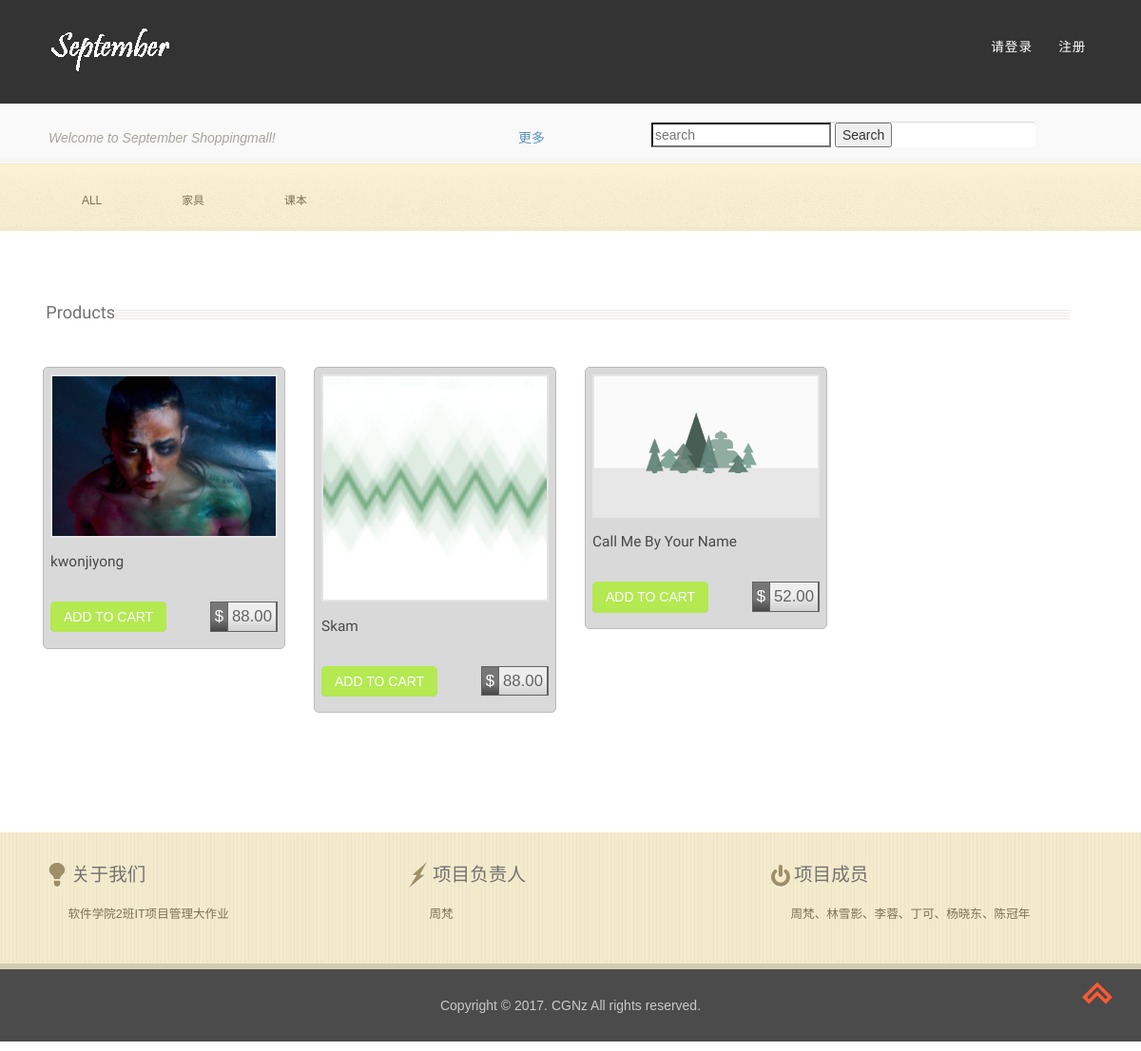
/, run on an earlier commit of the app's database.
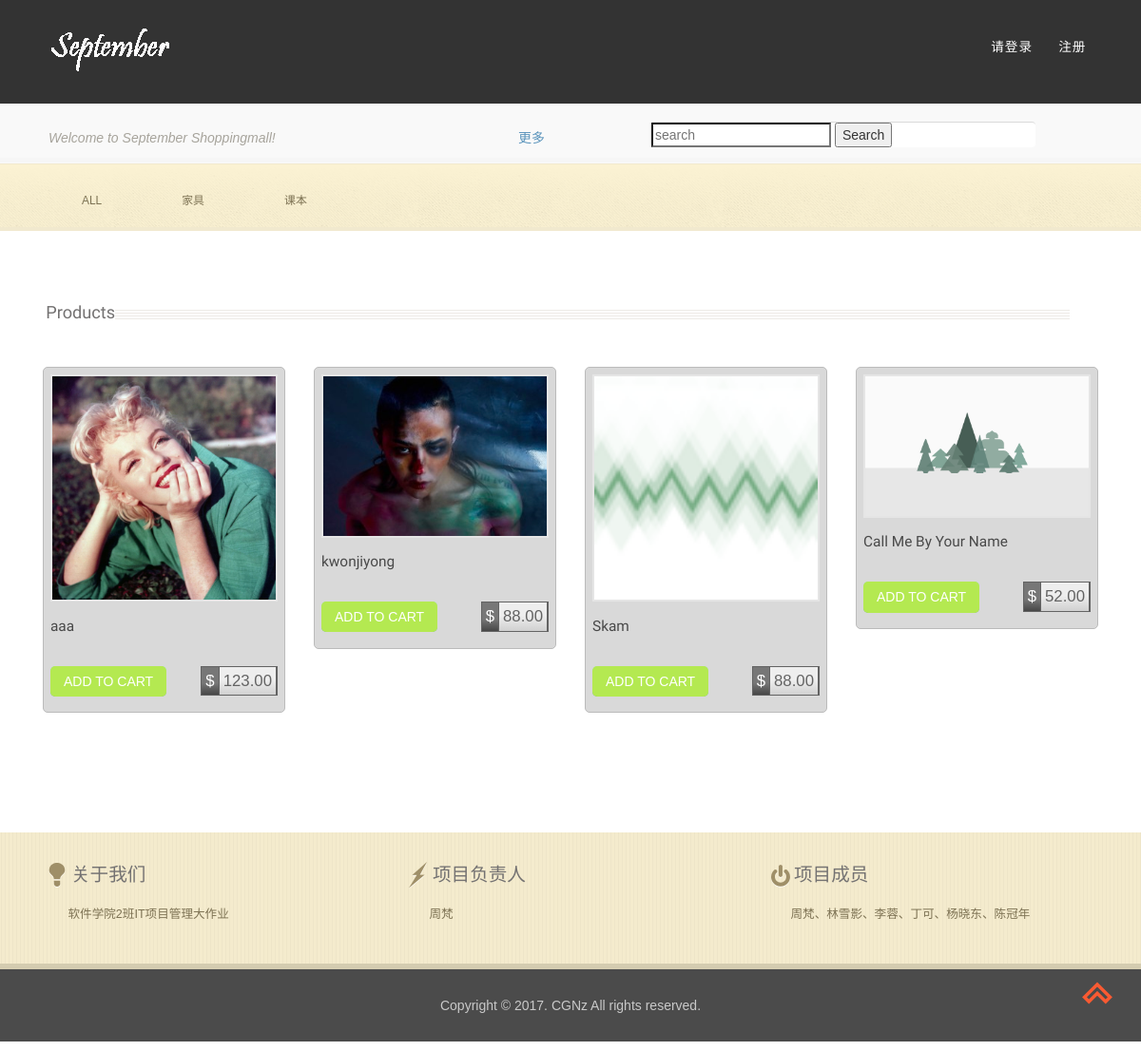
And on a later commit of the database.
### shop/models.py (models this page shows, shortened)
class Category(models.Model):
    name = models.CharField(max_length=200, db_index=True)
    slug = models.SlugField(max_length=200, db_index=True, unique=True)
    class Meta:
        ordering = ('name',)
        verbose_name = 'category'
        verbose_name_plural = 'categories'
    def get_absolute_url(self):
        return reverse('shop:product_list_by_category', args=[self.slug])

class Product(models.Model):
    category = models.ForeignKey(Category, related_name='products')
    name = models.CharField(max_length=200, db_index=True)
    slug = models.SlugField(max_length=200, db_index=True)
    image = models.ImageField(upload_to='products/%Y/%m/%d', blank=True)
    description = models.TextField(blank=True)
    price = models.DecimalField(max_digits=10, decimal_places=2)
    stock = models.PositiveIntegerField()
    available = models.BooleanField(default=True)
    created = models.DateTimeField(auto_now_add=True)
    updated = models.DateTimeField(auto_now=True)
    class Meta:
        ordering = ('-created',)
        index_together = (('id', 'slug'),)
    def get_absolute_url(self):
        return reverse('shop:product_detail', args=[self.id, self.slug])

### shop/views.py (the view)
# urls.py: url(r'^$', views.product_list, name='product_list'),
def product_list(request, category_slug=None):
    category = None
    categories = Category.objects.all()
    products = Product.objects.filter(available=True)
    if category_slug:
        category = get_object_or_404(Category, slug=category_slug)
        products = products.filter(category=category)
    return render(request, 'shop/product/list.html', {'category': category,
                                                      'categories': categories,
                                                      'products': products})

### shop/templates/shop/product/list.html (shortened to what this page needs)
{% extends "shop/base.html" %}
{% load static %}
{% block content %}
<div class="header-bottom">
        <div class="container">
            <div class="h_menu4">
                <ul class="nav">
                        <li {% if not category %}{% endif %} style="padding-top:1.5em">
                            <a href="{% url "shop:product_list" %}">All</a>
                        </li>
                        {% for c in categories %}
                        <li {% if category.slug == c.slug %}{% endif %} style="padding-top:1.5em">
                            <a href="{{ c.get_absolute_url }}">{{ c.name }}</a>
                        </li>
                        {% endfor %}
                </ul>
            </div>
        </div>
    </div>
    <div class="container">
            <div class="products">
                    <h2 class=" products-in">{% if category %}{{ category.name }}{% else %}Products{% endif %}</h2>
                    {% for product in products %}
                    <div class="col-md-3 md-col">
                        <div class="col-md">
                            <a href="{{ product.get_absolute_url }}">
                                <img src="{% if product.image %}{{ product.image.url }}{% else %}{% static "img/no_image.png" %}{% endif %}">
                            </a>
                            <div class="top-content">
                                <h5><a href="{{ product.get_absolute_url }}">{{ product.name }}</a></h5>
                                <div class="white">
                                    <a href="Detail.html" class="hvr-shutter-in-vertical hvr-shutter-in-vertical2">ADD TO CART</a>
                                    <p class="dollar"><span class="in-dollar">$</span><span>{{ product.price }}</span></p>
                                    <div class="clearfix"></div>
                                </div>
                            </div>
                        </div>
                    </div>
                    {% endfor %}
                    <div class="clearfix"></div>
            </div>
    </div>
{% endblock %}

What changed in the data, as far as the page shows it:
added Product: image (picture), name "aaa", price "123.00"
